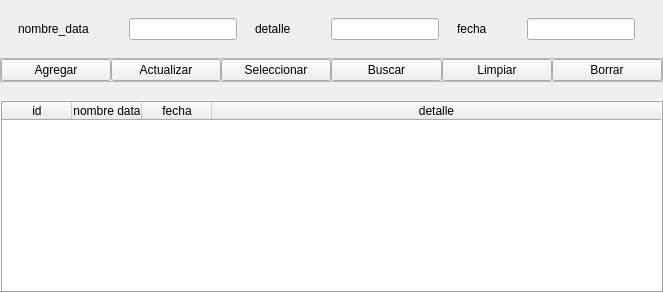
              <widget class="QWidget" name="rde_tab">
               <attribute name="title">
                <string>Data Experimental</string>
               </attribute>
               <layout class="QVBoxLayout" name="verticalLayout_6">
                <property name="spacing">
                 <number>0</number>
                </property>
                <property name="leftMargin">
                 <number>0</number>
                </property>
                <property name="topMargin">
                 <number>0</number>
                </property>
                <property name="rightMargin">
                 <number>0</number>
                </property>
                <property name="bottomMargin">
                 <number>0</number>
                </property>
                <item>
                 <layout class="QVBoxLayout" name="verticalLayout_7">
                  <property name="spacing">
                   <number>0</number>
                  </property>
                  <item>
                   <spacer name="verticalSpacer_6">
                    <property name="orientation">
                     <enum>Qt::Vertical</enum>
                    </property>
                    <property name="sizeHint" stdset="0">
                     <size>
                      <width>20</width>
                      <height>18</height>
                     </size>
                    </property>
                   </spacer>
                  </item>
                  <item>
                   <layout class="QHBoxLayout" name="horizontalLayout_11">
                    <property name="spacing">
                     <number>0</number>
                    </property>
                    <item>
                     <spacer name="horizontalSpacer_11">
                      <property name="orientation">
                       <enum>Qt::Horizontal</enum>
                      </property>
                      <property name="sizeHint" stdset="0">
                       <size>
                        <width>18</width>
                        <height>20</height>
                       </size>
                      </property>
                     </spacer>
                    </item>
                    <item>
                     <layout class="QHBoxLayout" name="horizontalLayout_3">
                      <property name="spacing">
                       <number>0</number>
                      </property>
                      <item>
                       <layout class="QHBoxLayout" name="horizontalLayout_12">
                        <property name="spacing">
                         <number>0</number>
                        </property>
                        <item>
                         <widget class="QLabel" name="label_20">
                          <property name="text">
                           <string>nombre_data</string>
                          </property>
                         </widget>
                        </item>
                        <item>
                         <spacer name="horizontalSpacer_12">
                          <property name="orientation">
                           <enum>Qt::Horizontal</enum>
                          </property>
                          <property name="sizeHint" stdset="0">
                           <size>
                            <width>40</width>
                            <height>20</height>
                           </size>
                          </property>
                         </spacer>
                        </item>
                        <item>
                         <widget class="QLineEdit" name="nombre_data_rde_edit">
                          <property name="text">
                           <string/>
                          </property>
                         </widget>
                        </item>
                       </layout>
                      </item>
                      <item>
                       <spacer name="horizontalSpacer_13">
                        <property name="orientation">
                         <enum>Qt::Horizontal</enum>
                        </property>
                        <property name="sizeHint" stdset="0">
                         <size>
                          <width>18</width>
                          <height>20</height>
                         </size>
                        </property>
                       </spacer>
                      </item>
                      <item>
                       <layout class="QHBoxLayout" name="horizontalLayout_13">
                        <item>
                         <widget class="QLabel" name="label_29">
                          <property name="text">
                           <string>detalle</string>
                          </property>
                         </widget>
                        </item>
                        <item>
                         <spacer name="horizontalSpacer_14">
                          <property name="orientation">
                           <enum>Qt::Horizontal</enum>
                          </property>
                          <property name="sizeHint" stdset="0">
                           <size>
                            <width>40</width>
                            <height>20</height>
                           </size>
                          </property>
                         </spacer>
                        </item>
                        <item>
                         <widget class="QLineEdit" name="detalle_rde_edit"/>
                        </item>
                       </layout>
                      </item>
                      <item>
                       <spacer name="horizontalSpacer_15">
                        <property name="orientation">
                         <enum>Qt::Horizontal</enum>
                        </property>
                        <property name="sizeHint" stdset="0">
                         <size>
                          <width>18</width>
                          <height>20</height>
                         </size>
                        </property>
                       </spacer>
                      </item>
                      <item>
                       <layout class="QHBoxLayout" name="horizontalLayout_14">
                        <item>
                         <widget class="QLabel" name="label_30">
                          <property name="text">
                           <string>fecha</string>
                          </property>
                         </widget>
                        </item>
                        <item>
                         <spacer name="horizontalSpacer_16">
                          <property name="orientation">
                           <enum>Qt::Horizontal</enum>
                          </property>
                          <property name="sizeHint" stdset="0">
                           <size>
                            <width>40</width>
                            <height>20</height>
                           </size>
                          </property>
                         </spacer>
                        </item>
                        <item>
                         <widget class="QLineEdit" name="fecha_rde_edit"/>
                        </item>
                       </layout>
                      </item>
                     </layout>
                    </item>
                    <item>
                     <spacer name="horizontalSpacer_17">
                      <property name="orientation">
                       <enum>Qt::Horizontal</enum>
                      </property>
                      <property name="sizeHint" stdset="0">
                       <size>
                        <width>28</width>
                        <height>20</height>
                       </size>
                      </property>
                     </spacer>
                    </item>
                   </layout>
                  </item>
                  <item>
                   <spacer name="verticalSpacer_7">
                    <property name="orientation">
                     <enum>Qt::Vertical</enum>
                    </property>
                    <property name="sizeHint" stdset="0">
                     <size>
                      <width>20</width>
                      <height>18</height>
                     </size>
                    </property>
                   </spacer>
                  </item>
                  <item>
                   <widget class="QFrame" name="funciones_frame_rde">
                    <property name="frameShape">
                     <enum>QFrame::StyledPanel</enum>
                    </property>
                    <property name="frameShadow">
                     <enum>QFrame::Raised</enum>
                    </property>
                    <layout class="QHBoxLayout" name="horizontalLayout_15">
                     <property name="spacing">
                      <number>0</number>
                     </property>
                     <property name="leftMargin">
                      <number>0</number>
                     </property>
                     <property name="topMargin">
                      <number>0</number>
                     </property>
                     <property name="rightMargin">
                      <number>0</number>
                     </property>
                     <property name="bottomMargin">
                      <number>0</number>
                     </property>
                     <item>
                      <widget class="QPushButton" name="agregar_rde_btn">
                       <property name="text">
                        <string>Agregar</string>
                       </property>
                      </widget>
                     </item>
                     <item>
                      <widget class="QPushButton" name="actualizar_rde_btn">
                       <property name="text">
                        <string>Actualizar</string>
                       </property>
                      </widget>
                     </item>
                     <item>
                      <widget class="QPushButton" name="seleccionar_rde_btn">
                       <property name="text">
                        <string>Seleccionar</string>
                       </property>
                      </widget>
                     </item>
                     <item>
                      <widget class="QPushButton" name="buscar_rde_btn">
                       <property name="text">
                        <string>Buscar</string>
                       </property>
                      </widget>
                     </item>
                     <item>
                      <widget class="QPushButton" name="limpiar_rde_btn">
                       <property name="text">
                        <string>Limpiar</string>
                       </property>
                      </widget>
                     </item>
                     <item>
                      <widget class="QPushButton" name="borrar_rde_btn">
                       <property name="text">
                        <string>Borrar</string>
                       </property>
                      </widget>
                     </item>
                    </layout>
                   </widget>
                  </item>
                  <item>
                   <spacer name="verticalSpacer_8">
                    <property name="orientation">
                     <enum>Qt::Vertical</enum>
                    </property>
                    <property name="sizeHint" stdset="0">
                     <size>
                      <width>20</width>
                      <height>18</height>
                     </size>
                    </property>
                   </spacer>
                  </item>
                  <item>
                   <layout class="QVBoxLayout" name="verticalLayout_8">
                    <property name="spacing">
                     <number>0</number>
                    </property>
                    <item>
                     <widget class="QTableWidget" name="registro_data_experimental_tabla">
                      <property name="focusPolicy">
                       <enum>Qt::NoFocus</enum>
                      </property>
                      <property name="frameShape">
                       <enum>QFrame::Box</enum>
                      </property>
                      <property name="frameShadow">
                       <enum>QFrame::Raised</enum>
                      </property>
                      <property name="showGrid">
                       <bool>false</bool>
                      </property>
                      <attribute name="horizontalHeaderMinimumSectionSize">
                       <number>50</number>
                      </attribute>
                      <attribute name="horizontalHeaderDefaultSectionSize">
                       <number>70</number>
                      </attribute>
                      <attribute name="horizontalHeaderStretchLastSection">
                       <bool>true</bool>
                      </attribute>
                      <attribute name="verticalHeaderVisible">
                       <bool>false</bool>
                      </attribute>
                      <column>
                       <property name="text">
                        <string>id</string>
                       </property>
                      </column>
                      <column>
                       <property name="text">
                        <string>nombre data</string>
                       </property>
                      </column>
                      <column>
                       <property name="text">
                        <string>fecha</string>
                       </property>
                      </column>
                      <column>
                       <property name="text">
                        <string>detalle</string>
                       </property>
                      </column>
                     </widget>
                    </item>
                   </layout>
                  </item>
                 </layout>
                </item>
               </layout>
              </widget>
